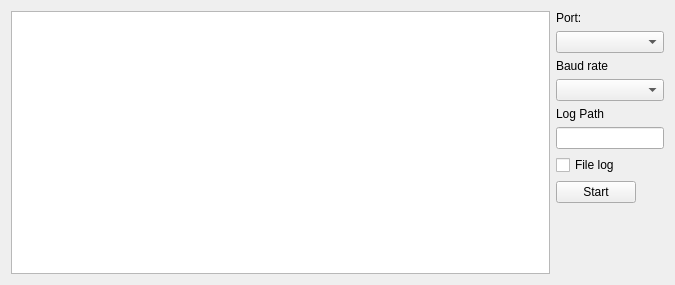
<?xml version="1.0" encoding="UTF-8"?>
<ui version="4.0">
 <class>rrv_viewer</class>
 <widget class="QWidget" name="rrv_viewer">
  <property name="geometry">
   <rect>
    <x>0</x>
    <y>0</y>
    <width>675</width>
    <height>285</height>
   </rect>
  </property>
  <property name="sizePolicy">
   <sizepolicy hsizetype="Preferred" vsizetype="Preferred">
    <horstretch>0</horstretch>
    <verstretch>0</verstretch>
   </sizepolicy>
  </property>
  <property name="windowTitle">
   <string>Form</string>
  </property>
  <layout class="QHBoxLayout" name="horizontalLayout_3">
   <item>
    <layout class="QHBoxLayout" name="horizontalLayout_2">
     <item>
      <widget class="QPlainTextEdit" name="viewData">
       <property name="sizePolicy">
        <sizepolicy hsizetype="Expanding" vsizetype="Expanding">
         <horstretch>1</horstretch>
         <verstretch>1</verstretch>
        </sizepolicy>
       </property>
      </widget>
     </item>
     <item>
      <layout class="QFormLayout" name="formLayout">
       <item row="0" column="0">
        <widget class="QLabel" name="label">
         <property name="text">
          <string>Port:</string>
         </property>
        </widget>
       </item>
       <item row="1" column="0" colspan="2">
        <widget class="QComboBox" name="portName"/>
       </item>
       <item row="2" column="0">
        <widget class="QLabel" name="label_2">
         <property name="text">
          <string>Baud rate</string>
         </property>
        </widget>
       </item>
       <item row="4" column="0" colspan="2">
        <widget class="QComboBox" name="baudRate"/>
       </item>
       <item row="5" column="0">
        <widget class="QLabel" name="label_3">
         <property name="text">
          <string>Log Path</string>
         </property>
        </widget>
       </item>
       <item row="6" column="0">
        <widget class="QLineEdit" name="logPath"/>
       </item>
       <item row="7" column="0">
        <widget class="QCheckBox" name="fileLogState">
         <property name="text">
          <string>File log</string>
         </property>
        </widget>
       </item>
       <item row="8" column="0">
        <widget class="QPushButton" name="receiverState">
         <property name="enabled">
          <bool>true</bool>
         </property>
         <property name="text">
          <string>Start</string>
         </property>
        </widget>
       </item>
      </layout>
     </item>
    </layout>
   </item>
  </layout>
 </widget>
 <resources/>
 <connections/>
</ui>
